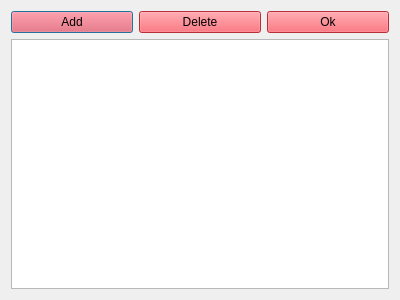
<?xml version="1.0" encoding="UTF-8"?>
<ui version="4.0">
 <class>AttachDialog</class>
 <widget class="QDialog" name="AttachDialog">
  <property name="geometry">
   <rect>
    <x>0</x>
    <y>0</y>
    <width>400</width>
    <height>300</height>
   </rect>
  </property>
  <property name="windowTitle">
   <string>Attachments</string>
  </property>
  <property name="windowIcon">
   <iconset resource="../../images/images.qrc">
    <normaloff>:/icons/export.png</normaloff>:/icons/export.png</iconset>
  </property>
  <layout class="QVBoxLayout" name="verticalLayout">
   <item>
    <layout class="QHBoxLayout" name="horizontalLayout">
     <item>
      <widget class="QPushButton" name="addButton">
       <property name="styleSheet">
        <string notr="true">background-color: rgb(255, 64, 77);</string>
       </property>
       <property name="text">
        <string>Add</string>
       </property>
      </widget>
     </item>
     <item>
      <widget class="QPushButton" name="deleteButton">
       <property name="styleSheet">
        <string notr="true">background-color: rgb(255, 64, 77);</string>
       </property>
       <property name="text">
        <string>Delete</string>
       </property>
      </widget>
     </item>
     <item>
      <widget class="QPushButton" name="okButton">
       <property name="styleSheet">
        <string notr="true">background-color: rgb(255, 64, 77);</string>
       </property>
       <property name="text">
        <string>Ok</string>
       </property>
      </widget>
     </item>
    </layout>
   </item>
   <item>
    <widget class="QListView" name="filesListView"/>
   </item>
  </layout>
 </widget>
 <resources>
  <include location="../../images/images.qrc"/>
 </resources>
 <connections/>
</ui>
